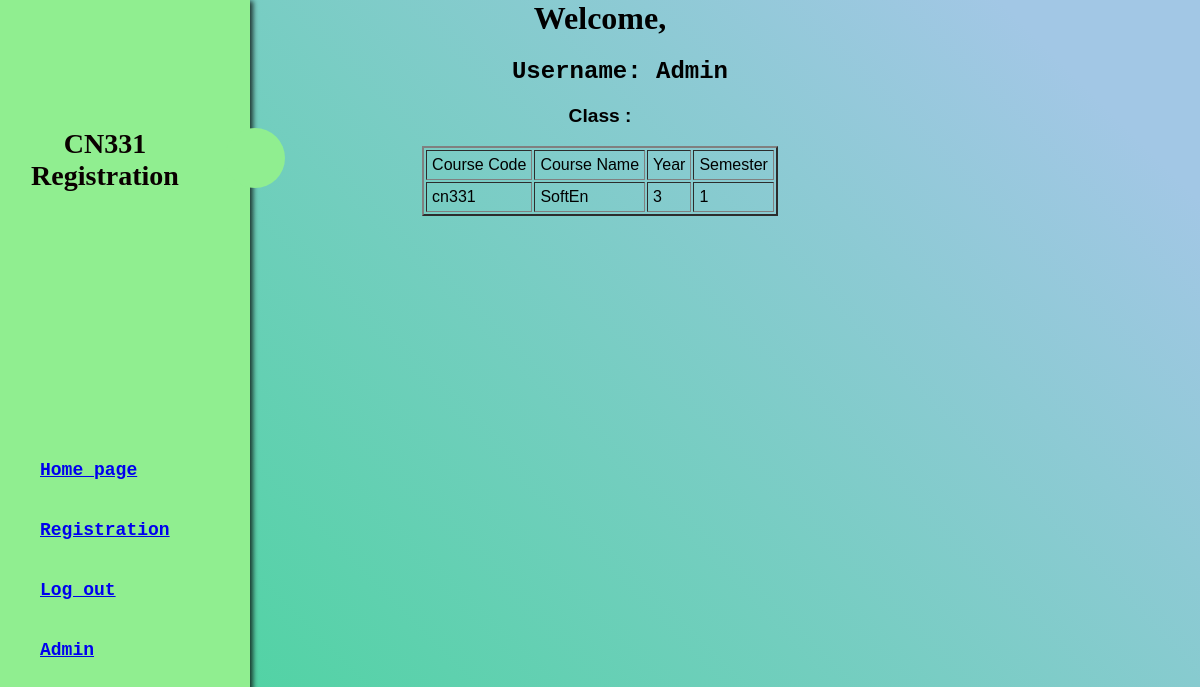
Before: / (signed in) with the older database file.
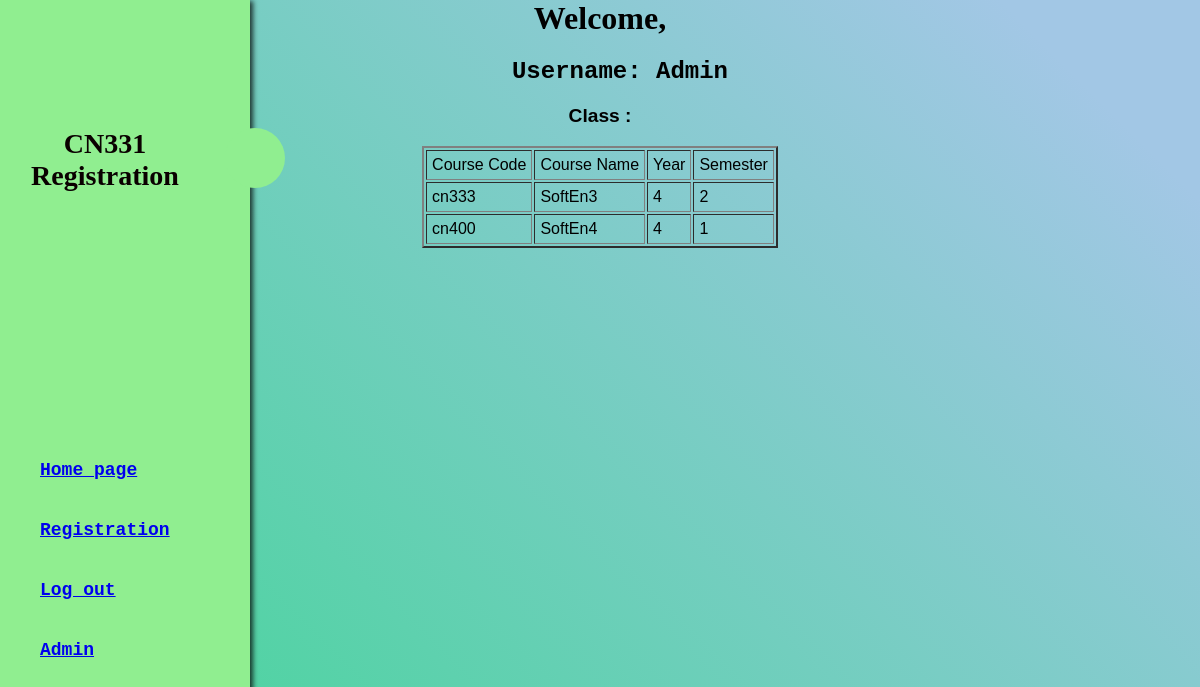
After: the same page with the newer database file.
### base/models.py (models this page shows, shortened)
class Course(models.Model):
    Subject = models.CharField(max_length=99)
    Subject_name = models.CharField(max_length=99)
    Year = models.IntegerField()
    Semester = models.IntegerField()
    capacity = models.IntegerField()
    status = models.BooleanField()

### base/views.py (the view)
# urls.py: path('', views.index, name='index'),
def index(request):
    if not request.user.is_authenticated:
        return HttpResponseRedirect(reverse('login'))
    student = Student.objects.get(Student_Users_id=request.user.id)
    return render(request, 'users/index.html', {
        "courses": student.courses.all()
    })

### base/templates/users/index.html
{% extends 'users/layout.html' %}
{% block content %}
{% load static %}
<link rel="stylesheet" href="{% static 'index/style.css' %}" type = "text/css">
<h1>Welcome, {{ request.user.first_name }}</h1>
<ul>
    <div class  = "username">
    <li>Username: {{ request.user.username }}</li>
</ul></div>
<h3> Class : <h3>
<table border="2" cellpadding="5" style="margin: 0 auto;">
    <td>Course Code</td>
    <td>Course Name</td>
    <td>Year</td>
    <td>Semester</td>
    {% for Subject in courses %}
    <tr>
        <td>{{Subject.Subject}}</td>
        <td>{{Subject.Subject_name}}</td>
        <td>{{Subject.Year}}</td>
        <td>{{Subject.Semester}}</td>
    </tr>
    {% endfor %}
</table>
{% endblock %}

### base/templates/users/layout.html (shortened to what this page needs)
{% load static %}
<link rel="stylesheet" href="{% static 'index/sidebar.css' %}" type = "text/css">
<div class = "sidebar">
    <aside class="aside-wrapper" style = "top : 0px; ">
      <h1 class="logo-text"><span>CN331 Registration</span> <label for="toggler"><i class="sidebar-toggle"  ></i></label></h1>
      <ul>
        <li><a href="{% url 'index' %}">Home page</a></li>
        <li><a href="{% url 'enroll' request.user.id %}">Registration</a></li>
        <li><a href="{% url 'logout' %}">Log out</a></li>
        {% if request.user.is_staff %}
        <li><a href="{% url 'admin:index' %}">Admin</a></li>
            {% endif %}
      </ul>
    </aside>
    </div>
{% block content %}{% endblock %}
</html>

### static/index/sidebar.css (style rules this page uses)
aside { width: 250px; height: 100%; background: #90ee90; position: fixed; color: rgb(10, 0, 0); display: flex; flex-direction: column; justify-content: space-around; box-shadow: 3px 1px 5px 0px rgba(0, 0, 0, 0.75) }
aside ul { padding-inline-start: 0; }
aside ul li { list-style: none; font-size: 18px; padding: 20px 0; cursor: pointer; }
.aside-wrapper { padding: 0 40px; box-sizing: border-box; height: 100%; }
.logo-text { font-size:28px; position: relative; width: 100%; }
.sidebar-toggle { position:absolute ; top: 0px; left: 205px; background: #90ee90; padding: 30px 30px; text-align: center; border-radius: 30px; cursor: c; }
h1 { left: -20px; font-weight : Bold; text-align : center; font-family : "Lucida Handwriting" ,cursive ; }
li { font-size : x-large ; }
h3 { font-size: larger; font-family : "Helvetica", san-serif }

### static/index/style.css (style rules this page uses)
h1 { font-weight : Bold; text-align : center; font-family : "Lucida Handwriting" ,cursive ; }
h3 { font-size: larger; font-family : "Helvetica", san-serif; text-align : center; }
.username { text-align: center; list-style-type: none ; }

Changed rows visible on the page:
no longer on this page (row edited): Course: Subject "cn331", Subject_name "SoftEn", Year "3", Semester "1"
now on this page (row edited): Course: Subject "cn333", Subject_name "SoftEn3", Year "4", Semester "2"
now on this page (row edited): Course: Subject "cn400", Subject_name "SoftEn4", Year "4", Semester "1"
